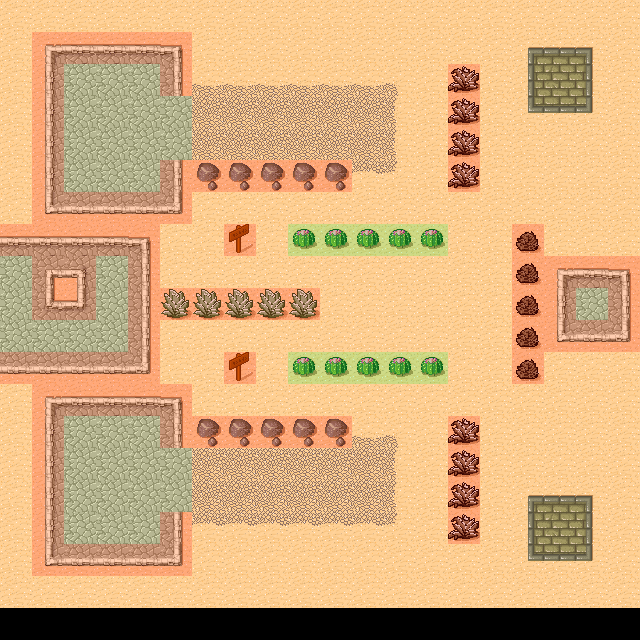

A level layout from a 2D game, rendered from its tile map. Below: a short description, then the map file with tile-grid data replaced by summaries:
An orthogonal 20x20 tile map with 32x32 px tiles, 3 tile layers (BackgroundLayer, Foreground, BlockLayer), 2 tilesets and 15 objects (10x EnemyType01, SpawnPoint).

<map version="1.0" orientation="orthogonal" renderorder="right-down" width="20" height="20" tilewidth="32" tileheight="32" nextobjectid="23">
 <tileset firstgid="1" name="tmw_desert_spacing" tilewidth="32" tileheight="32" spacing="1" margin="1" tilecount="48">
  <image source="tmw_desert_spacing.png" width="265" height="199" />
 </tileset>
 <tileset firstgid="49" name="collide" tilewidth="32" tileheight="32" spacing="1" margin="1" tilecount="2">
  <image source="meta_tiles.png" width="67" height="34" />
  <tile id="0">
   <properties>
    <property name="Blockage" value="True" />
   </properties>
  </tile>
  <tile id="1">
   <properties>
    <property name="Collectable" value="True" />
   </properties>
  </tile>
 </tileset>
 <layer name="BackgroundLayer" width="20" height="20">
  <data>[400 cells, 380 non-empty, 34 distinct tile ids]</data>
 </layer>
 <objectgroup name="Object-Players">
  <object id="1" name="SpawnPoint" x="109" y="474" />
  <object id="2" name="EnemyType01" x="590" y="302" />
  <object id="3" name="EnemyType01" x="113" y="115">
   <properties>
    <property name="EnemyIndex" value="1" />
   </properties>
  </object>
  <object id="4" name="EnemyType01" x="146" y="146">
   <properties>
    <property name="EnemyIndex" value="1" />
   </properties>
  </object>
  <object id="5" x="545" y="69" />
  <object id="6" x="570" y="69" />
  <object id="7" x="570" y="94" />
  <object id="8" x="544" y="94" />
  <object id="9" name="EnemyType01" x="546" y="517" />
  <object id="13" name="EnemyType01" x="571" y="518" />
  <object id="14" name="EnemyType01" x="549" y="539" />
  <object id="15" name="EnemyType01" x="571" y="542" />
  <object id="16" name="EnemyType01" x="110" y="332">
   <properties>
    <property name="EnemyIndex" value="1" />
   </properties>
  </object>
  <object id="17" name="EnemyType01" x="113" y="147">
   <properties>
    <property name="EnemyIndex" value="1" />
   </properties>
  </object>
  <object id="20" name="EnemyType01" x="145" y="116">
   <properties>
    <property name="EnemyIndex" value="1" />
   </properties>
  </object>
 </objectgroup>
 <layer name="Foreground" width="20" height="20">
  <data>[400 cells, 10 non-empty, 1 distinct tile ids]</data>
 </layer>
 <layer name="BlockLayer" width="20" height="20">
  <data>[400 cells, 97 non-empty, 2 distinct tile ids]</data>
 </layer>
</map>
